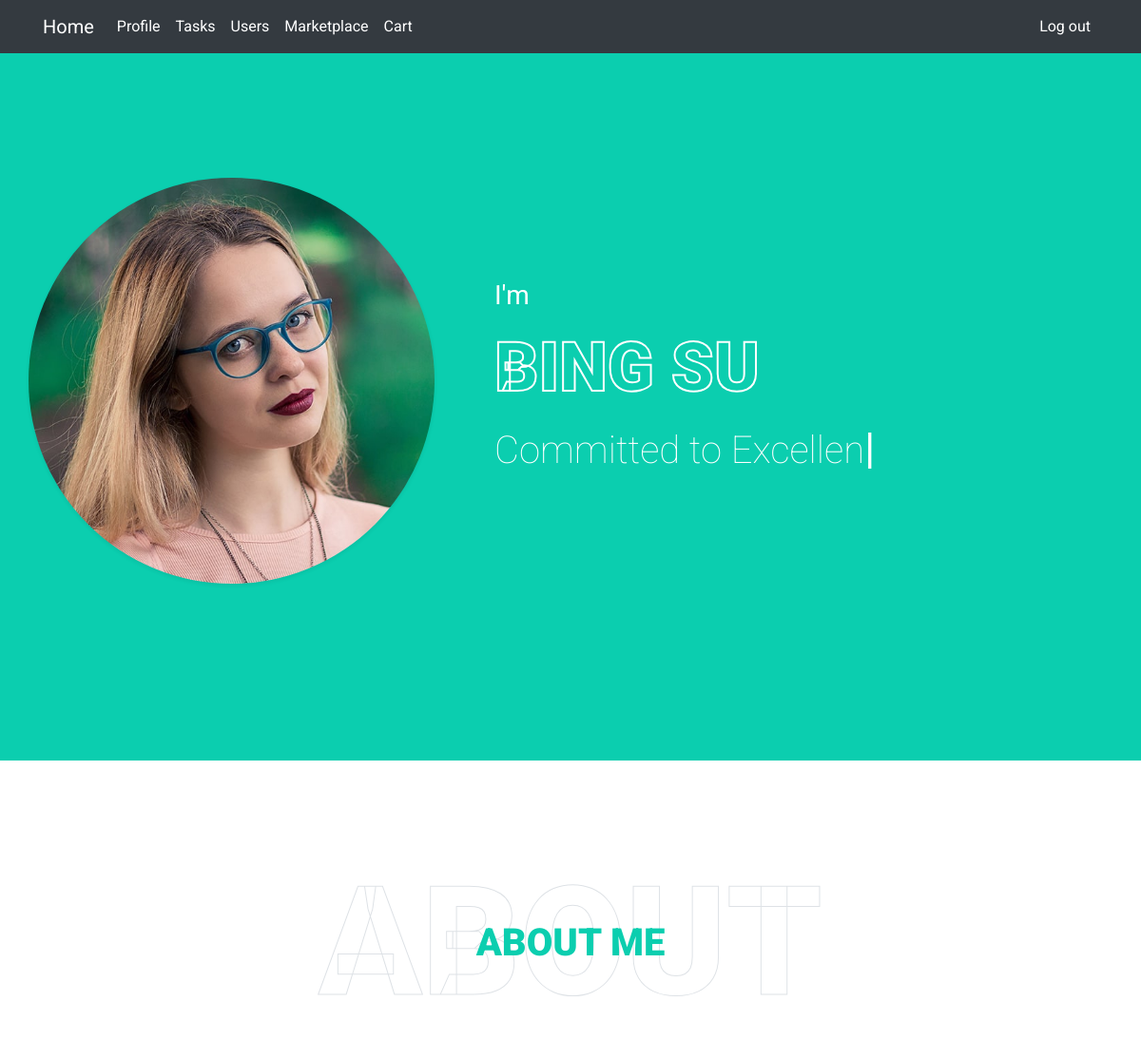
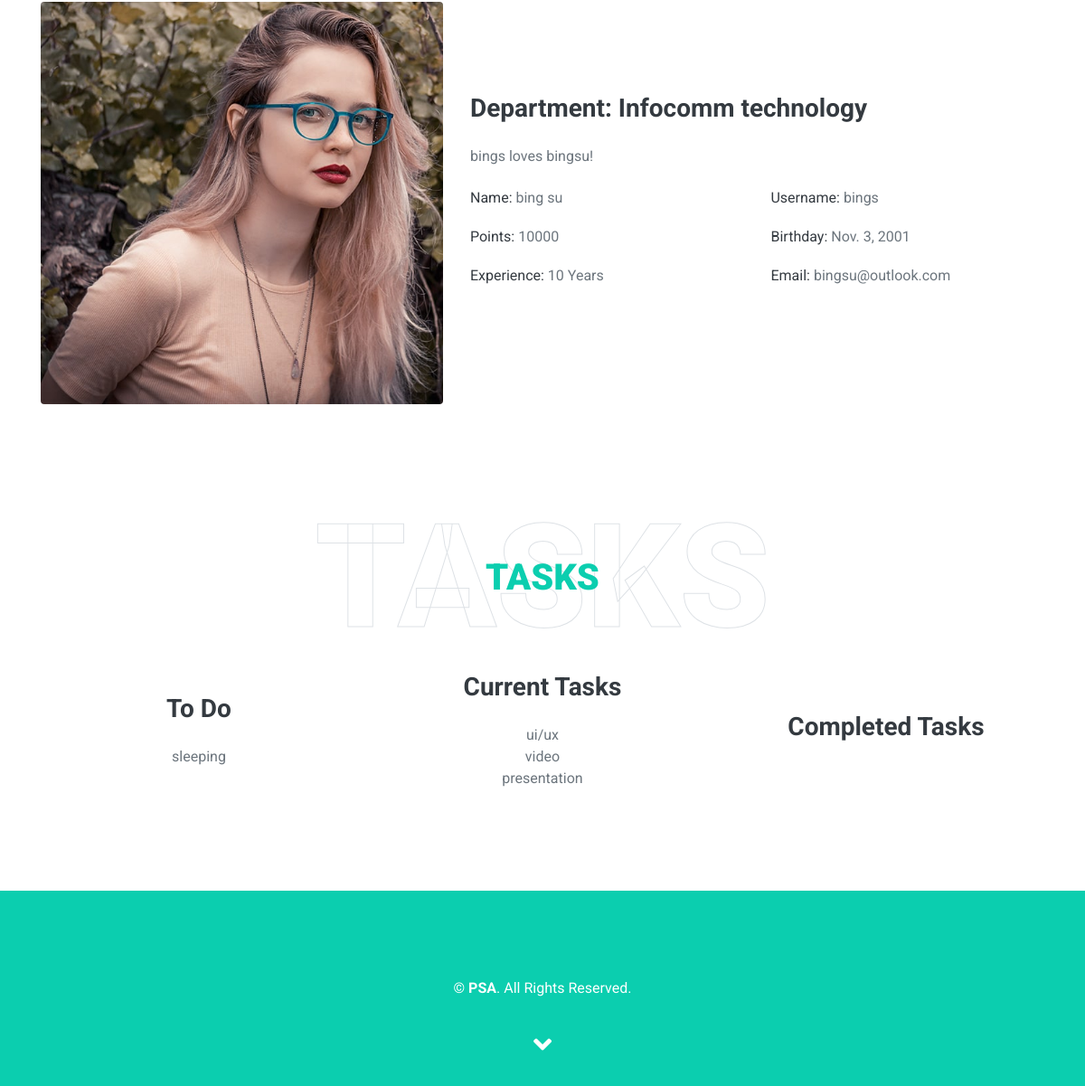
/main/users/4 (signed in), run on the app's committed database (2 pictures, top to bottom).
### main/models.py (models this page shows, shortened)
class CustomUser(models.Model):
    user = models.OneToOneField(User, on_delete=models.CASCADE)
    DEPARTMENT = (
        ('Operations', 'Operations'),
        ('Infocomm technology', 'Infocomm technology'),
        ('Engineering', 'Engineering'),
        ('Corportate', 'Corporate')
    )
    email = models.EmailField(unique=True)
    department = models.CharField(max_length=100, choices=DEPARTMENT)
    description = models.TextField("Description", max_length=600, default='', blank=True)
    points = models.IntegerField(default=0)
    tasks = models.ManyToManyField(Task, blank=True, related_name='users')
    birthday = models.DateField()

class Task(models.Model):
    STATUS = (
        ('To do', 'To do'),
        ('In progress', 'In progress'),
        ('Completed', 'Completed'),
    )
    name = models.CharField(max_length = 64)
    description = models.TextField("Description", max_length=600, default='', blank=True)
    points_granted = models.IntegerField()
    status = models.CharField(max_length=100, choices=STATUS, default='To do')

### main/views.py (the view)
# urls.py: path('users/<int:user_id>', views.user_profile, name='user_profile'),
@login_required(login_url='/main/login')
def user_profile(request, user_id):
    user = CustomUser.objects.get(pk = user_id)
    to_do = user.tasks.filter(status="To do")
    in_progress = user.tasks.filter(status="In progress")
    completed = user.tasks.filter(status="Completed")
    return render(request, 'main/user_profile.html', {
        "user": user,
        "to_do": to_do,
        "in_progress": in_progress,
        "completed": completed,
    })

### main/context_processor.py (called while the page is built)
def cart_count(request):
    try:
        current_user = CustomUser.objects.get(user=request.user)
        cart_count = Cart.objects.filter(user=current_user).count()
        return {
            'cart_count' : cart_count
        }
    except TypeError:
        return []

### main/templates/main/user_profile.html (shortened to what this page needs)
{% load static %}
<!DOCTYPE html>
<html language="en">
<head>
    <link href="https://cdnjs.cloudflare.com/ajax/libs/font-awesome/5.10.0/css/all.min.css" rel="stylesheet">
    <link href="{% static 'profile/lib/owlcarousel/assets/owl.carousel.min.css' %}" rel="stylesheet">
    <link href="{% static 'profile/lib/lightbox/css/lightbox.min.css' %}" rel="stylesheet">
    <link href="https://cdn.jsdelivr.net/npm/bootstrap@5.0.2/dist/css/bootstrap.min.css" rel="stylesheet"
>
    <link href="{% static 'styles.css' %}" rel="stylesheet">
    <link href="{% static 'profile/css/style.css' %}" rel="stylesheet">
</head>
<body data-spy="scroll" data-target=".navbar" data-offset="51">
    {% block body %}
    <div class="container-xxl">
        <nav class="navbar navbar-expand-lg navbar-dark bg-dark fixed-top">
            <div class="container-xl" margin-top=0px>
                <a class="navbar-brand" href="{% url 'main:index' %}">Home</a>
                <nav class="collapse navbar-collapse" id="navbarSupportedContent">
                    <ul class="navbar-nav me-auto mb-2 mb-lg-0">
                        <li class="nav-item">
                            <a class="nav-link active" aria-current="page" href="{% url 'main:profile' %}">Profile</a>
                        </li>
                        <li class="nav-item">
                            <a class="nav-link active" aria-current="page" href="{% url 'main:tasks' %}">Tasks</a>
                        </li>
                        <li class="nav-item">
                            <a class="nav-link active" aria-current="page" href="{% url 'main:users' %}">Users</a>
                        </li>
                        <li class="nav-item">
                            <a class="nav-link active" aria-current="page"
                                href="{% url 'main:marketplace' %}">Marketplace</a>
                        </li>
                        <li class="nav-item">
                            <a class="nav-link active" aria-current="page" href="{% url 'main:view_cart' %}">
                                Cart {% if cart_count > 0 %} ({{cart_count}}) {% endif %}
                            </a>
                        </li>
                    </ul>
                </nav>
                <div class="float-right">
                    <ul class="navbar-nav me-auto mb-2 mb-lg-0">
                        <li class="nav-item">
                            <a href="{% url 'main:logout' %}" class="nav-link active">Log out</a>
                        </li>
                    </ul>
                </div>
            </div>
        </nav>
    </div class>
    <div class="container-fluid bg-primary d-flex align-items-center mb-5 py-5" id="home" style="min-height: 100vh;">
        <div class="container">
            <div class="row align-items-center">
                <div class="col-lg-5 px-5 pl-lg-0 pb-5 pb-lg-0">
                    <img class="img-fluid w-100 rounded-circle shadow-sm" src="{% static 'profile/img/profile.jpg' %}"
                        alt="">
                </div>
                <div class="col-lg-7 text-center text-lg-left">
                    <h3 class="text-white font-weight-normal mb-3">I'm</h3>
                    <h1 class="display-3 text-uppercase text-primary mb-2" style="-webkit-text-stroke: 2px #ffffff;">
                        {{user.user.first_name }} {{ user.user.last_name }}</h1>
                    <h1 class="typed-text-output d-inline font-weight-lighter text-white"></h1>
                </div>
            </div>
        </div>
    </div>
    <div class="container-fluid py-5" id="about">
        <div class="container">
            <div class="position-relative d-flex align-items-center justify-content-center">
                <h1 class="display-1 text-uppercase text-white" style="-webkit-text-stroke: 1px #dee2e6;">About</h1>
                <h1 class="position-absolute text-uppercase text-primary">About Me</h1>
            </div>
            <div class="row align-items-center">
                <div class="col-lg-5 pb-4 pb-lg-0">
                    <img class="img-fluid rounded w-100" src="{% static 'profile/img/about.jpg' %}" alt="">
                </div>
                <div class="col-lg-7">
                    <h3 class="mb-4">Department: {{ user.department }}</h3>
                    <p>{{ user.description }}</p>
                    <div class="row mb-3">
                        <div class="col-sm-6 py-2">
                            <h6>Name: <span class="text-secondary">{{ user.user.first_name }} {{ user.user.last_name }}</span></h6>
                        </div>
                        <div class="col-sm-6 py-2">
                            <h6>Username: <span class="text-secondary">{{ user.user.username }}</span></h6>
                        </div>
                        <div class="col-sm-6 py-2">
                            <h6>Points: <span class="text-secondary">{{ user.points }}</span></h6>
                        </div>
                        <div class="col-sm-6 py-2">
                            <h6>Birthday: <span class="text-secondary">{{ user.birthday }}</span></h6>
                        </div>
                        <div class="col-sm-6 py-2">
                            <h6>Experience: <span class="text-secondary">10 Years</span></h6>
                        </div>
                        <div class="col-sm-6 py-2">
                            <h6>Email: <span class="text-secondary">{{ user.email }}</span></h6>
                        </div>
                    </div>
                </div>
            </div>
        </div>
    </div>
    <div class="container-fluid py-5" id="tasks">
        <div class="container">
            <div class="position-relative d-flex align-items-center justify-content-center">
                <h1 class="display-1 text-uppercase text-white" style="-webkit-text-stroke: 1px #dee2e6;">Tasks</h1>
                <h1 class="position-absolute text-uppercase text-primary">Tasks</h1>
            </div>
            <div class="row align-items-center">
                <div class="col-md-4 text-center">
                    <h3 class="mb-4">To Do</h3>
                    <ul class="list-unstyled">
                        {% for task in to_do %}
                        <li>{{ task.name }}</li>
                        {% endfor %}
                    </ul>
                </div>
                <div class="col-md-4 text-center">
                    <h3 class="mb-4">Current Tasks</h3>
                    <ul class="list-unstyled">
                        {% for task in in_progress %}
                        <li>{{ task.name }}</li>
                        {% endfor %}
                    </ul>
                </div>
                <div class="col-md-4 text-center">
                    <h3 class="mb-4">Completed Tasks</h3>
                </div>
            </div>
        </div>
    </div>
    <div class="container-fluid bg-primary text-white mt-5 py-5 px-sm-3 px-md-5">
        <div class="container text-center py-5">
            <p class="m-0">&copy; <a class="text-white font-weight-bold" href="#">PSA</a>. All Rights Reserved.
            </p>
        </div>
    </div>
    <i class="fa fa-2x fa-angle-down text-white scroll-to-bottom"></i>
    {% endblock %}
</body>
</html>

### main/static/styles.css (style rules this page uses)
body { font-family: var(--bs-font-sans-serif); background-color: #f7f7f7; color: #000000; }

### data on the page
CustomUser: user.first_name "BING", user.last_name "SU", department "Infocomm technology", description "bings loves bingsu!", user.first_name "bing", user.last_name "su", user.username "bings", points "10000", birthday "Nov. 3, 2001", email "bingsu@outlook.com"
Task: name "sleeping"
Task: name "ui/ux"
Task: name "video"
Task: name "presentation"
